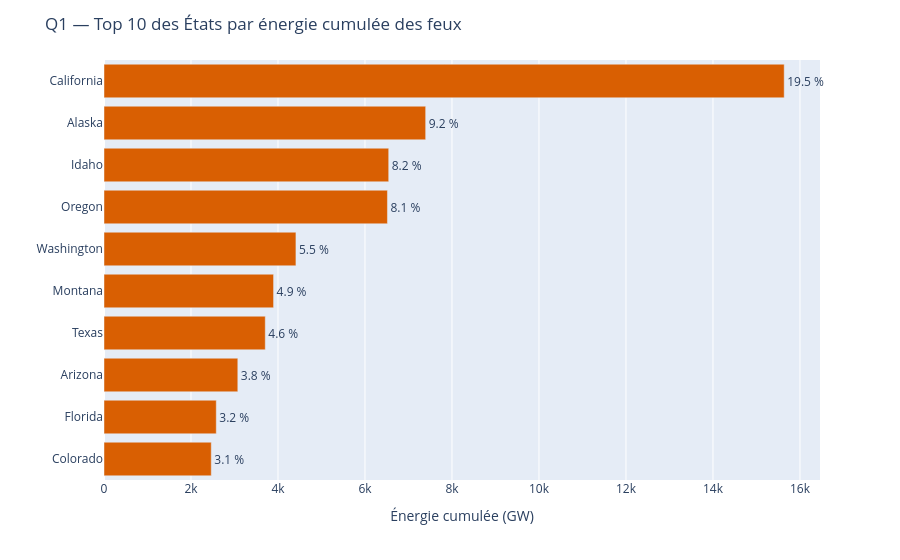

The notebook cell this image was saved under:
### Code cell
plot_top_states(by_state, n=10).show()

### Figure 1 — Plotly figure (JSON) as saved in the notebook; plotly's stock layout.template omitted (floating-point values rounded to 4 significant figures)
{"data": [{"cliponaxis": false, "hovertemplate": "Énergie cumulée (GW)=%{x}<br>=%{y}<br>share_pct=%{text}<extra></extra>", "legendgroup": "", "marker": {"color": "#d95f02", "pattern": {"shape": ""}}, "name": "", "orientation": "h", "showlegend": false, "text": [3.1, 3.2, 3.8, 4.6, 4.9, 5.5, 8.1, 8.2, 9.2, 19.5], "textposition": "outside", "texttemplate": "%{text} %", "type": "bar", "x": [2466.0, 2581.0, 3076.0, 3708.0, 3898.0, 4412.0, 6516.0, 6545.0, 7395.0, 15640.0], "xaxis": "x", "y": ["Colorado", "Florida", "Arizona", "Texas", "Montana", "Washington", "Oregon", "Idaho", "Alaska", "California"], "yaxis": "y"}], "layout": {"barmode": "relative", "legend": {"tracegroupgap": 0}, "margin": {"t": 60}, "title": {"text": "Q1 — Top 10 des États par énergie cumulée des feux"}, "xaxis": {"anchor": "y", "domain": [0, 1], "title": {"text": "Énergie cumulée (GW)"}}, "yaxis": {"anchor": "x", "domain": [0, 1], "title": {"text": ""}}}}
